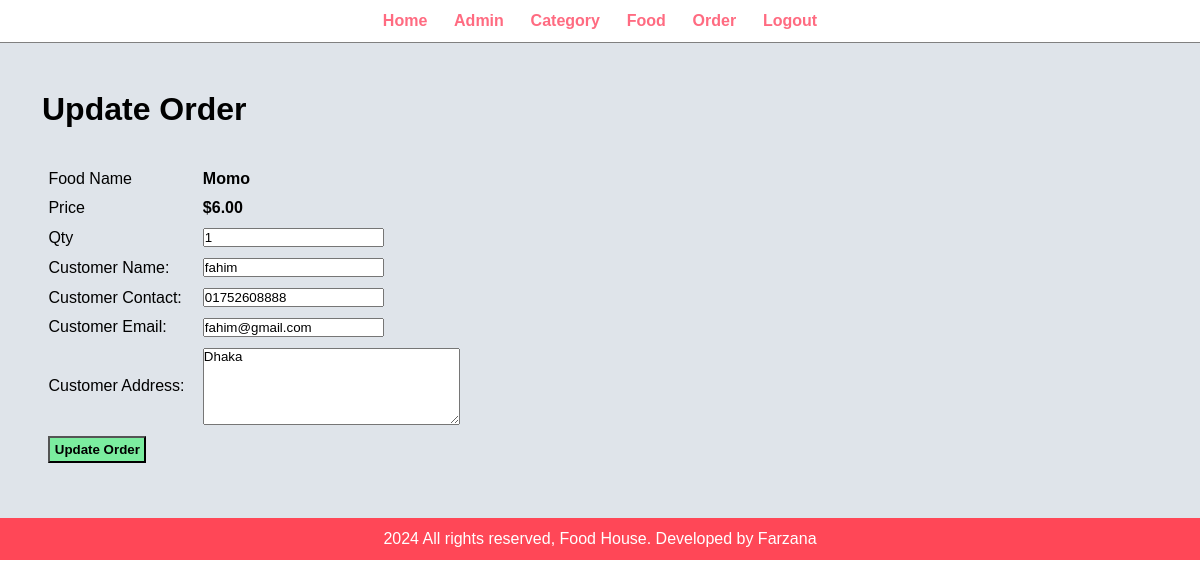
The page /admin/update-order.php?id=5 (signed in) on the database its author committed.
### tables this page shows
CREATE TABLE `tbl_order` (
  `id` int(10) UNSIGNED NOT NULL,
  `food` varchar(150) NOT NULL,
  `price` decimal(10,2) NOT NULL,
  `qty` int(11) NOT NULL,
  `total` decimal(10,2) NOT NULL,
  `order_date` datetime NOT NULL,
  `status` varchar(50) NOT NULL,
  `customer_name` varchar(150) NOT NULL,
  `customer_contact` varchar(20) NOT NULL,
  `customer_email` varchar(150) NOT NULL,
  `customer_address` varchar(255) NOT NULL
);

### admin/update-order.php (the view, shortened to what this page needs)
<?php include('partials/menu.php'); ?>
<div class="main-content">
    <div class="wrapper">
        <h1>Update Order</h1>
        <br><br>
        <?php
            if(isset($_GET['id'])) {
                $id = $_GET['id'];
                $sql = "SELECT * FROM tbl_order WHERE id=$id";
                $res = mysqli_query($conn, $sql);
                $count = mysqli_num_rows($res);
                if($count == 1) {
                    $row = mysqli_fetch_assoc($res);
                    $food = $row['food'];
                    $price = $row['price'];
                    $qty = $row['qty'];
                    $customer_name = $row['customer_name'];
                    $customer_contact = $row['customer_contact'];
                    $customer_email = $row['customer_email'];
                    $customer_address = $row['customer_address'];
                } else {
                    header('location:'.SITEURL.'admin/manage-order.php');
                }
            } else {
                header('location:'.SITEURL.'admin/manage-order.php');
            }
        ?>
        <form action="" method="POST">
            <table class="tbl-30">
                <tr>
                    <td>Food Name</td>
                    <td><b><?php echo $food; ?></b></td>
                </tr>
                <tr>
                    <td>Price</td>
                    <td>
                        <b>$<?php echo $price; ?></b>
                    </td>
                </tr>
                <tr>
                    <td>Qty</td>
                    <td>
                        <input type="number" name="qty" value="<?php echo $qty; ?>">
                    </td>
                </tr>
                <tr>
                    <td>Customer Name: </td>
                    <td>
                        <input type="text" name="customer_name" value="<?php echo $customer_name; ?>">
                    </td>
                </tr>
                <tr>
                    <td>Customer Contact: </td>
                    <td>
                        <input type="text" name="customer_contact" value="<?php echo $customer_contact; ?>">
                    </td>
                </tr>
                <tr>
                    <td>Customer Email: </td>
                    <td>
                        <input type="text" name="customer_email" value="<?php echo $customer_email; ?>">
                    </td>
                </tr>
                <tr>
                    <td>Customer Address: </td>
                    <td>
                        <textarea name="customer_address" cols="30" rows="5"><?php echo $customer_address; ?></textarea>
                    </td>
                </tr>
                <tr>
                    <td colspan="2">
                        <input type="submit" name="submit" value="Update Order" class="btn-secondary">
                    </td>
                </tr>
            </table>
        </form>
    </div>
</div>
<?php include('partials/footer.php'); ?>

### css/admin.css (style rules this page uses)
* { margin: 0 ; padding: 0 ; font-family: Arial, Helvetica, sans-serif; }
.wrapper { padding: 1%; width: 93%; margin: 0 auto; }
.tbl-30 { width: 40%; }
table tr td { padding:1%; }
.btn-secondary { background-color: #7bed9f; padding: 1%; color: black; text-decoration: none; font-weight: bold; }
.main-content { background-color: #dfe4ea; padding: 3% 0; }

### rows shown on the page
tbl_order: food "Momo", price "6.00", qty "1", customer_name "fahim", customer_contact "01752608888", customer_email "fahim@gmail.com", customer_address "Dhaka"
